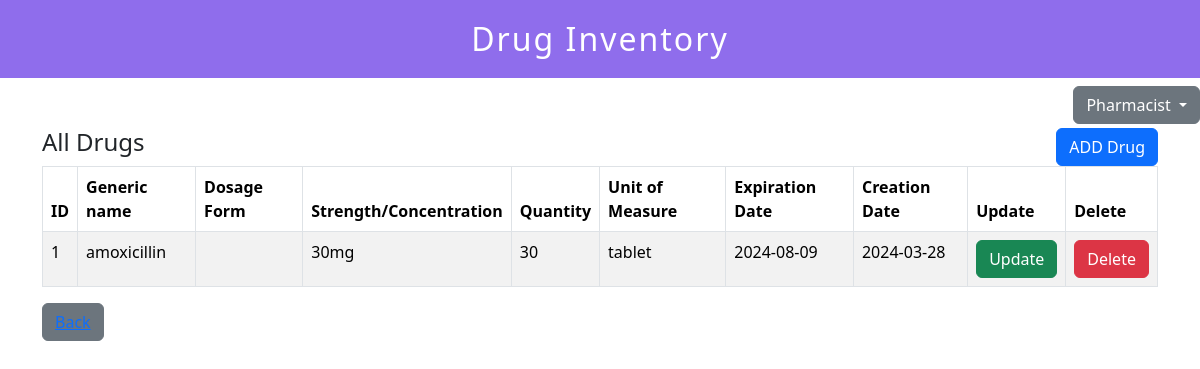
The page /MSC/pharmacist/inventory.php on the database its author committed.
### tables this page shows
CREATE TABLE `druginventory` (
  `id` int(20) NOT NULL,
  `drugname` varchar(50) NOT NULL,
  `form` varchar(50) NOT NULL,
  `strength` varchar(50) NOT NULL,
  `quantity` varchar(50) NOT NULL,
  `unitOfMeasure` varchar(50) NOT NULL,
  `expirydate` date NOT NULL,
  `creationdate` date NOT NULL
);

### MSC/pharmacist/inventory.php (the view, shortened to what this page needs)
<?php
include('include/config.php');
?>
<!DOCTYPE html>
<html lang="en">
<head>
    <link href="https://cdn.jsdelivr.net/npm/bootstrap@5.3.3/dist/css/bootstrap.min.css" rel="stylesheet">
    <link rel="stylesheet" href="assets/css/styles3.css">
</head>
<body>
    <header>
<h2 id="heading">Drug Inventory</h2>
<div class="dropdown">
  <button class="btn btn-secondary dropdown-toggle" type="button" id="dropdownMenuButton1" data-bs-toggle="dropdown" aria-expanded="false">
    Pharmacist
  </button>
</div>
</header>
    <div class="container">
<div class="box1">
    <h4> All Drugs</h4>
    <button class="btn btn-primary" data-bs-toggle="modal" data-bs-target="#exampleModal">ADD Drug</button>
</div>
    <table class="table table hover table-bordered table-striped">
        <thead>
            <tr>
                <th>ID</th>
                <th>Generic name</th>
                <th> Dosage Form</th>
                <th>Strength/Concentration</th>
                <th> Quantity</th>
                <th> Unit of Measure</th>
                <th> Expiration Date</th>
                <th> Creation Date</th>
                <th>Update</th>
                <th>Delete</th>
            </tr>
        </thead>
        <tbody>
        <?php
$query="select * from druginventory";
$result= mysqli_query( $con, $query);
if(!$result){
    die("query failed".mysqli_error());
}
else{
    while($row=mysqli_fetch_assoc($result)){
        ?>
        <tr>
            <td><?php echo $row['id'];?></td>
            <td><?php echo $row['drugname'];?></td>
            <td><?php echo $row['dosageform'];?></td>
            <td><?php echo $row['strength'];?></td>
            <td><?php echo $row['quantity'];?></td>
            <td><?php echo $row['unitOfMeasure'];?></td>
            <td><?php echo $row['expirydate'];?></td>
            <td><?php echo $row['creationdate'];?></td>
            <td><a href="update.php?id=<?php echo $row['id'];?>" class="btn btn-success">Update</a></td>
            <td><a href="delete.php?id=<?php echo $row['id'];?>" class="btn btn-danger">Delete</a></td>
        </tr>
        <?php
    }
}
        ?>
        </tbody>
    </table>
    <button type="button" class="btn btn-secondary" style="text-decoration:none; color:white;"><a href="dashboard.php">Back</a></button>
  </body>
</html>

### MSC/pharmacist/assets/css/styles3.css (style rules this page uses)
header { background-color: #8f6dec; color: #fff; }
#heading { text-align: center; padding: 20px; letter-spacing: 2px; font-weight: 500; }
.dropdown,#dropdownMenuButton1 { float: right; }
.box1 h4 { float: left; }
.box1 button { float: right; }
.container { margin-top: 50px; }

### rows shown on the page
druginventory: id "1", drugname "amoxicillin", strength "30mg", quantity "30", unitOfMeasure "tablet", expirydate "2024-08-09", creationdate "2024-03-28"
